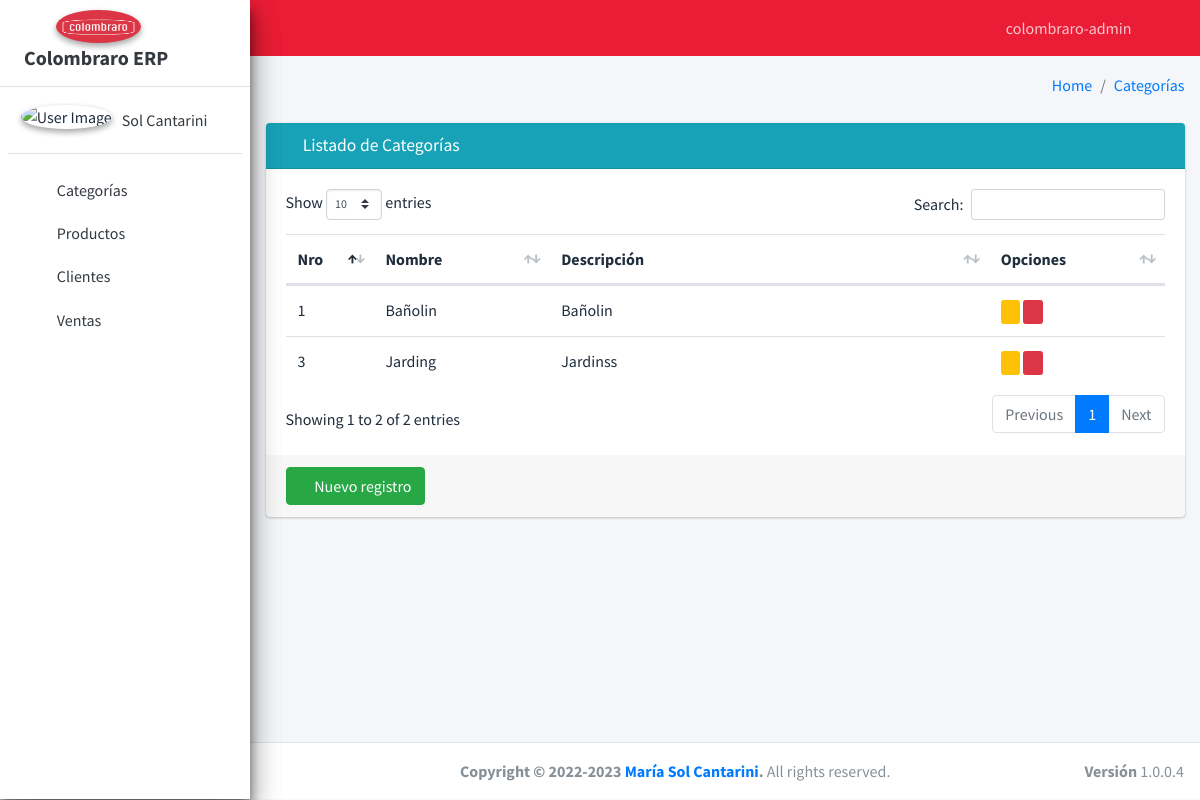
/erp/category/list/ (signed in), run on an earlier commit of the app's database.
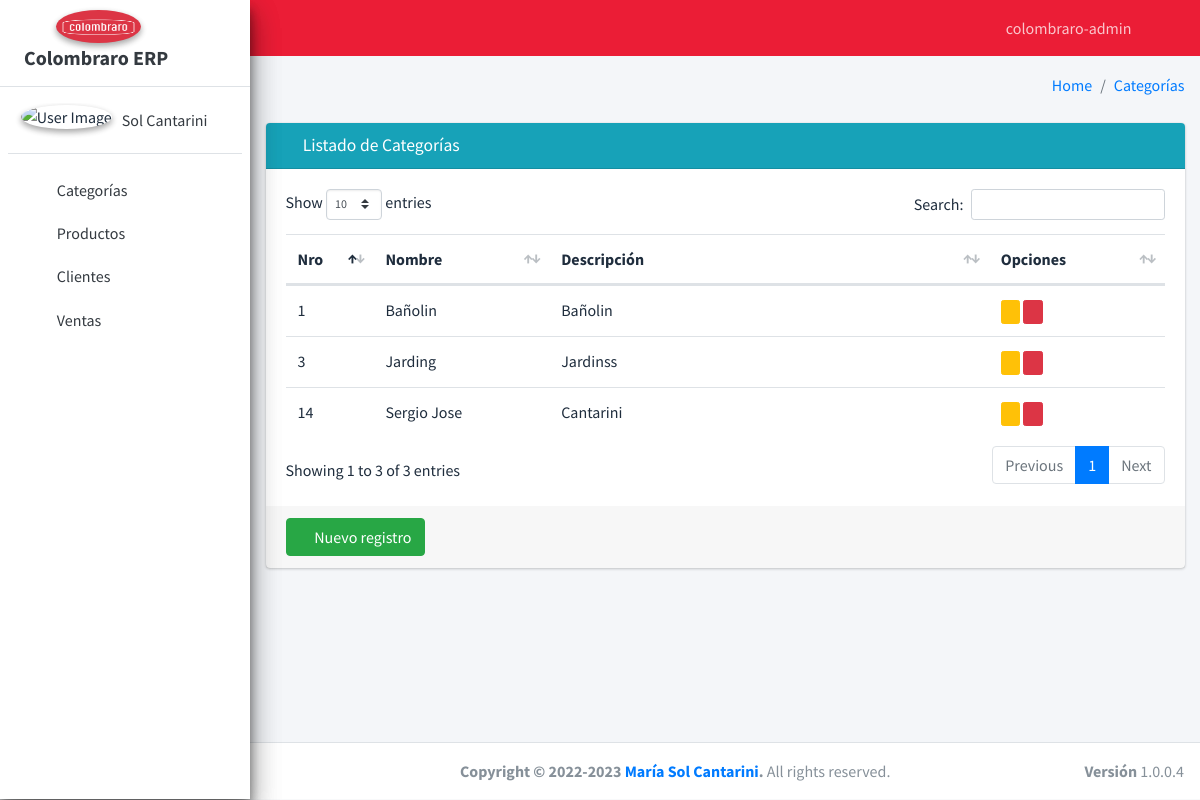
And on a later commit of the database.
### ColombraroERP/models.py (models this page shows, shortened)
class Categorias(models.Model):
    nombre = models.CharField(
        max_length=150, verbose_name='Nombre', unique=True)
    descripcion = models.TextField(
        max_length=300, null=True, blank=True, verbose_name='Descripción')
    class Meta:
        verbose_name = 'Categoria'
        verbose_name_plural = 'Categorias'
        db_table = 'categorias'
        ordering = ['nombre']

### ColombraroERP/views/category/views.py (the view, shortened to what this page needs)
# urls.py: path('category/list/', CategoryListView.as_view(), name='category_list'),
class CategoryListView(ListView):
    model = Categorias
    template_name = 'pages/category/category_list.html'
    @csrf_exempt
    @method_decorator(login_required)
    def dispatch(self, request, *args, **kwargs):
        print(request)
        return super().dispatch(request, *args, **kwargs)
    def get_context_data(self, **kwargs):
        context = super().get_context_data(**kwargs)
        context['title'] = 'Listado de Categorías'
        context['create_url'] = reverse_lazy('erp:category_create')
        context['list_url'] = reverse_lazy('erp:category_list')
        context['entity'] = 'Categorías'
        return context

### ColombraroERP/templates/pages/category/category_list.html
{% extends 'components/table.html' %}
{% block columns %}
    <tr>
        <th scope="col" style="width: 10%">Nro</th>
        <th scope="col" style="width: 20%">Nombre</th>
        <th scope="col" style="width: 50%">Descripción</th>
        <th scope="col" style="width: 20%">Opciones</th>
    </tr>
{% endblock %}
{% block rows %}
    {% for c in object_list %}
        <tr>
            <td>{{ c.id }}</td>
            <td>{{ c.nombre }}</td>
            <td>{{ c.descripcion }}</td>
            <td>
                <a href="{% url 'erp:category_update' c.id %}" type="button" class="btn btn-warning btn-xs" data-toggle="tooltip" data-placement="left" title="Editar">
                    <i class="fas fa-edit"></i>
                </a>
                <a href="{% url 'erp:category_delete' c.id %}" type="button" class="btn btn-danger  btn-xs" data-toggle="tooltip" data-placement="right" title="Eliminar">
                    <i class="fas fa-trash-alt"></i>
                </a>
            </td>
        </tr>
    {% endfor %}
{% endblock %}

What changed in the data, as far as the page shows it:
added Categorias: id "14", nombre "Sergio Jose", descripcion "Cantarini"
Also different on the page:
text written by a page script: "Show entries Search: Showing 1 to 2 of 2 entries Previous 1 Next" → "Show entries Search: Showing 1 to 3 of 3 entries Previous 1 Next"
